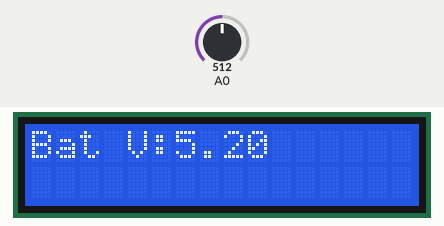
The sketch below on a simulated Arduino Uno, built with avr-gcc and run on an emulated ATmega328P. On the bench: 16×2 character LCD. The test bench sets the inputs (shaded band); at power-on: A0 = 512.

Above: at 1.2 s.
1.3 s: A0 set to 716
At 2.5 s:
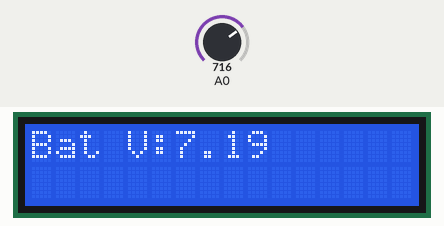
2.8 s: A0 set to 900
At 3.7 s:
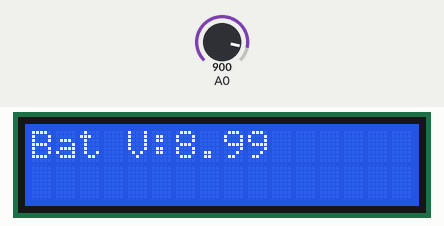
4.3 s: A0 set to 1023
At 4.7 s:
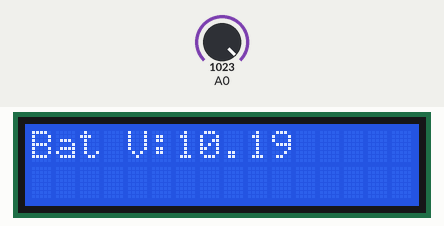
Timing chart, 0 to 7.3 s (numbered marks = the images above; inputs shaded):
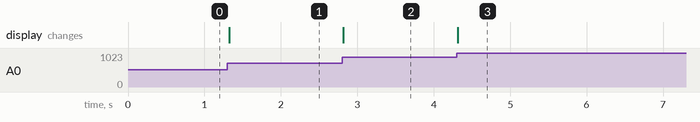

Measured:
- after the input at 1.3 s, the display: changes at once (image 1)
- after the input at 2.8 s, the display: changes at once (image 2)
- after the input at 4.3 s, the display: changes at once (image 3)

The sketch:

18.ino
```cpp
#include <LiquidCrystal_I2C.h>

#define DIODE_DROP 0.2

LiquidCrystal_I2C lcd(0x27, 16, 2);

void setup() {
  lcd.init();
  lcd.backlight();
}
void loop() {
  float voltage = analogRead(A0) / 1024.0 * 10.0;
  if (voltage > 0.2)
    voltage += DIODE_DROP;

  lcd.home();
  lcd.print("Bat V:");
  lcd.print(voltage, 2);
}
```
